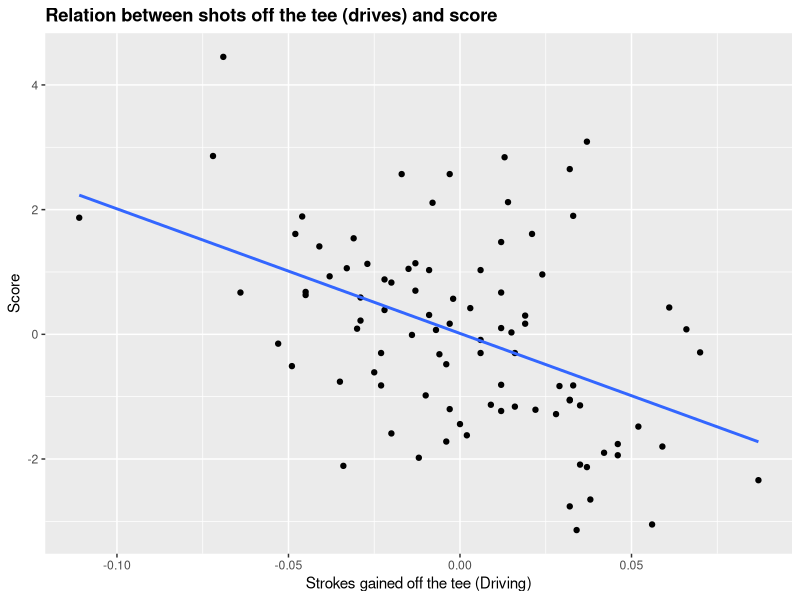
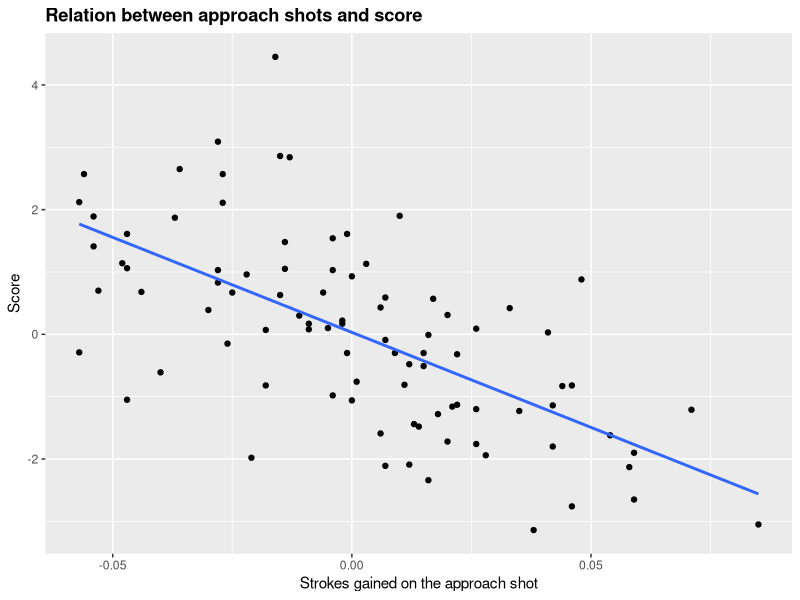
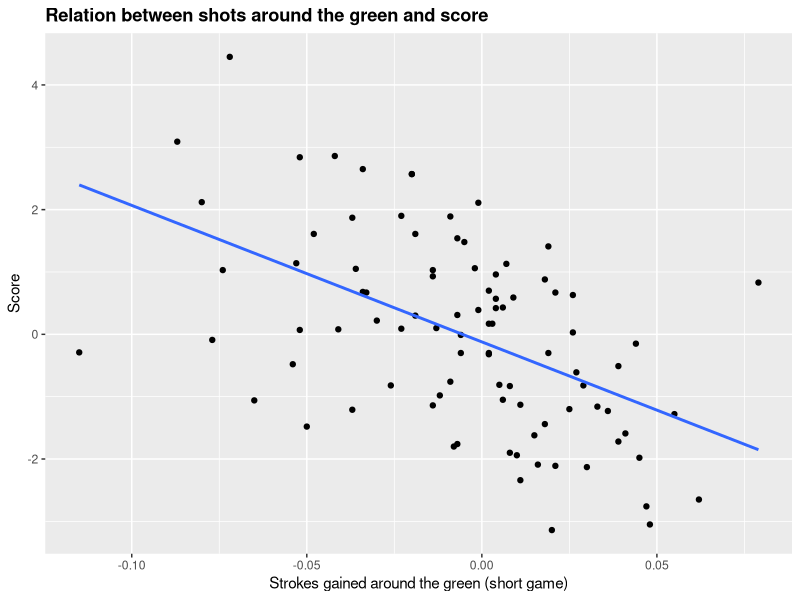
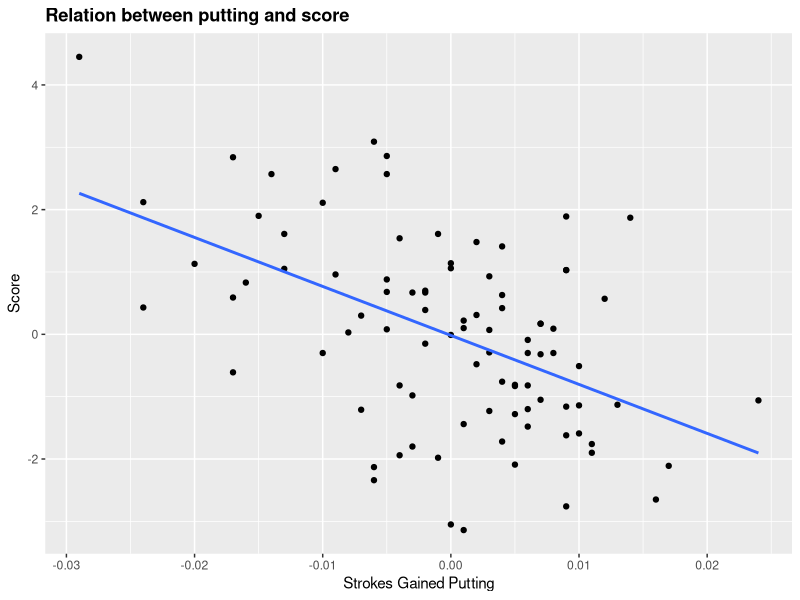

Reproduce these figures in R, in order.
## ---- chunk 1
#| echo: FALSE
#| message: FALSE
library(tidyverse)
library(patchwork)
golf_data <- read_csv(file = "dg_new_course_table.csv")
## ---- chunk 2
#| echo: FALSE
#| message: FALSE
p1 <- golf_data |> ggplot(mapping = aes(x = ott_sg, y = adj_score_to_par)) + 
    geom_point() + geom_smooth(method = "lm", se = FALSE)   + labs(title = "Relation between shots off the tee (drives) and score", x= "Strokes gained off the tee (Driving)", y = "Score") + theme(plot.title = element_text(face = "bold")) 
p2 <- golf_data |> ggplot(mapping = aes(x = app_sg, y = adj_score_to_par)) + 
   geom_point() + geom_smooth(method = "lm", se = FALSE) + labs(title = "Relation between approach shots and score", x = "Strokes gained on the approach shot", y = "Score") +     
  theme(plot.title = element_text(face = "bold"))
p3 <- golf_data |> ggplot(mapping = aes(x = arg_sg, y = adj_score_to_par)) + 
    geom_point() + geom_smooth(method = "lm", se = FALSE) + labs(title = "Relation between shots around the green and score", x = "Strokes gained around the green (short game)", y = "Score") + theme(plot.title = element_text(face = "bold")) 
p4 <- golf_data |> ggplot(mapping = aes(x = putt_sg, y = adj_score_to_par)) + 
    geom_point() + geom_smooth(method = "lm", se = FALSE) + labs(title = "Relation between putting and score", x = "Strokes Gained Putting", y = "Score") + theme(plot.title = element_text(face = "bold")) 

p1
p2
p3
p4
#Use beeswarm graph for better relation must download...
# Short description of how I got the graphs together.
